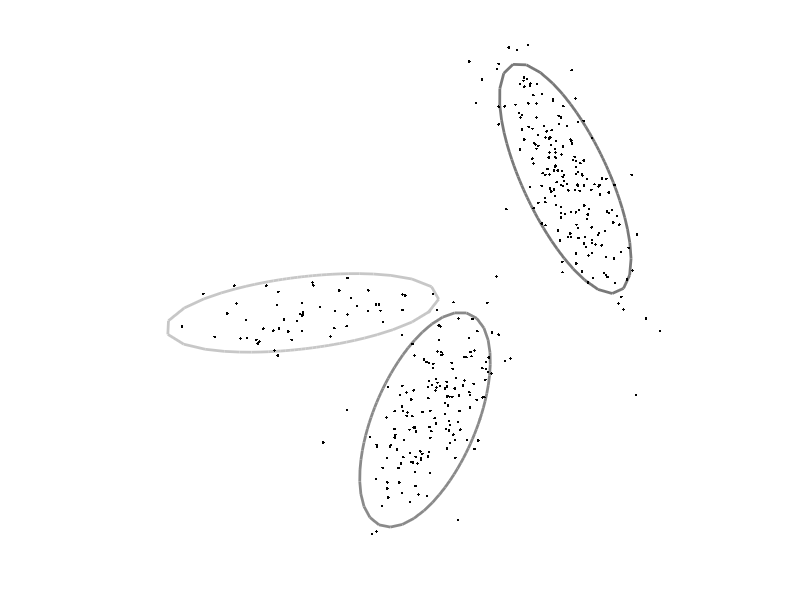
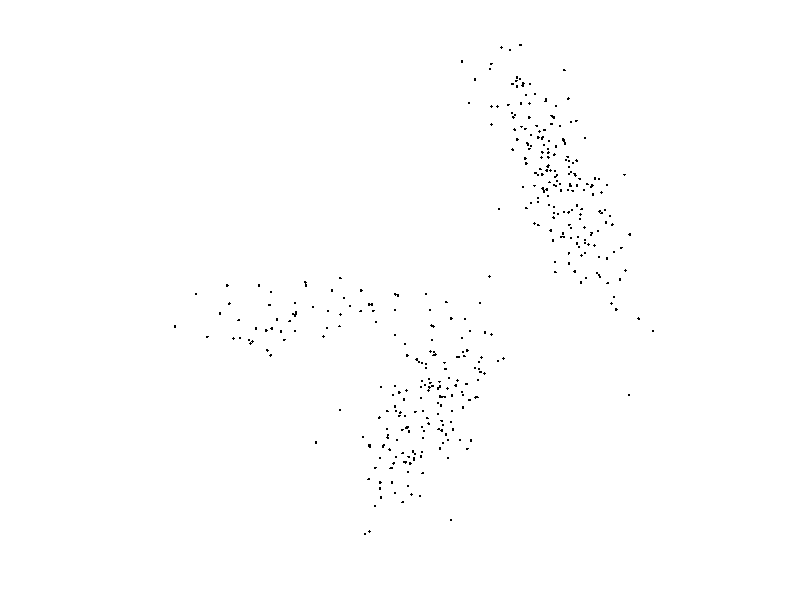

MATLAB code for these plots, in order:
function r = Speed_up_EM

%The goal of this practical is to generate some data from an n-Dimensional
%mixtures of Gaussians model, and subsequently to fit an
%n-dimensional mixtures of Gaussians model to it to recover the original
%parameters

%You should use this template for your code and fill in the missing 
%sections marked "TO DO"

%close all open plots
close all;
clc;
clear;
startTime = tic;
%define true parameters for mixture of k Gaussians
%we will represent the mixtures of Gaussians as a Matlab structure
%in d dimenisions, the mean field
%will be a dxk matrix and the cov field will be a dxdxk matrix.
mixGaussTrue.k = 3;
mixGaussTrue.d = 2;
mixGaussTrue.weight = [0.1309 0.3966 0.4725];
mixGaussTrue.mean(:,1) = [ 4.0491 ; 4.8597];
mixGaussTrue.mean(:,2) = [ 7.7578 ; 1.6335];
mixGaussTrue.mean(:,3) = [11.9945 ; 8.9206];
mixGaussTrue.cov(:,:,1) = [  4.2534    0.4791;  0.4791    0.3522];         %Cov of 1st Gaussian
mixGaussTrue.cov(:,:,2) = [  0.9729    0.8723;  0.8723    2.6317];         %Cov of 2nd Gaussian
mixGaussTrue.cov(:,:,3) = [  0.9886   -1.2244; -1.2244    3.0187];         %Cov of 3rd Gaussian

%define number of samples to generate
nData = 400;

%generate data from the mixture of Gaussians
%TO DO - fill in this routine (below)
data = mixGaussGen(mixGaussTrue,nData);

%draw data, true Gaussians
figure;
drawEMData2d(data,mixGaussTrue);
drawnow;


%define number of components to estimate
nGaussEst = 3;

%fit mixture of Gaussians
%TO DO fill in this routine (below)
figure;
mixGaussEst = fitMixGauss(data,nGaussEst);
toc(startTime);



%==========================================================================
%==========================================================================

%the goal of this function is to generate data from a k-dimensional
%mixtures of Gaussians structure.
function data = mixGaussGen(mixGauss,nData)

%create space for output data
data = zeros(mixGauss.d,nData);
%for each data point
for cData =1:1:nData
    %randomly choose Gaussian according to probability distributions
    h = sampleFromDiscrete(mixGauss.weight);
    %draw a sample from the appropriate Gaussian distribution
    %first sample from the covariance matrix (google how to do this - it
    %will involve the Matlab command 'chol').  Then add the mean vector
    %TO DO (f)- replace this
    data(:,cData) = mvnrnd(mixGauss.mean(:,h),mixGauss.cov(:,:,h));
    %data(:,cData) = mixGauss.cov(:,:,h)*randn(mixGauss.d,1) + mixGauss.mean(:,h);
end
    
%==========================================================================
%==========================================================================

function mixGaussEst = fitMixGauss(data,k)
        
[nDim, nData] = size(data);

%MAIN E-M ROUTINE 
%there are nData data points, and there is a hidden variable associated
%with each.  If the hidden variable is 0 this indicates that the data was
%generated by the first Gaussian.  If the hidden variable is 1 then this
%indicates that the hidden variable was generated by the second Gaussian
%etc.

postHidden = zeros(k, nData);      %%In one dimension it is called Responsibilities

%in the E-M algorithm, we calculate a complete posterior distribution over
%the (nData) hidden variables in the E-Step.  In the M-Step, we
%update the parameters of the Gaussians (mean, cov, w).  

%we will initialize the values to random values
mixGaussEst.d = nDim;
mixGaussEst.k = k;
mixGaussEst.weight = (1/k)*ones(1,k);
mixGaussEst.mean = 2*randn(nDim,k);
for cGauss =1:1:k
    mixGaussEst.cov(:,:,cGauss) = (0.5+1.5*rand(1))*eye(nDim,nDim);        %Diagonal Cov Matrix
end

%calculate current likelihood(Total Likelihood)
%TO DO - fill in this routine
logLike = getMixGaussLogLike(data,mixGaussEst);
fprintf('Log Likelihood Iter 0 : %4.3f\n',logLike);

nIter = 20;
for cIter = 1:1:nIter
    
  %E-step
  %MarginalEstep = zeros(1,nData);
  HiddenLike = HiddenLikeCal(mixGaussEst,data);
  HiddenJoint = zeros(mixGaussEst.k,nData);
  %Likelihood*Prior of h, comparing to MarginalEstep, I call it 'HiddenJoint'
  %(Don't take the name seriously, I'm a non-native speaker ^_^)
  for GaussianInd = 1:1:mixGaussEst.k
      HiddenJoint(GaussianInd,:) = HiddenLike(GaussianInd,:)*mixGaussEst.weight(GaussianInd);
  end
  %Our new 'MarginalEstep' is a Cool Matrix!
  MarginalEstep = repmat(sum(HiddenJoint,1),3,1);
  postHidden = HiddenJoint./MarginalEstep;
  
  %Maximization Step
  SumpostHidden = zeros(k,1);
  for indx = 1:1:k
       SumpostHidden(indx) = sum(postHidden(indx,:));
  end
  TotalpostHidden = sum(SumpostHidden);
  %for each constituent Gaussian
  for cGauss = 1:1:k 
       %TO DO (h):  Update weighting parameters mixGauss.weight based on the total
       %posterior probability associated with each Gaussian. Replace this:
       mixGaussEst.weight(cGauss) = SumpostHidden(cGauss)/TotalpostHidden; 
        
       %TO DO (i):  Update mean parameters mixGauss.mean by weighted average
       %where weights are given by posterior probability associated with
       %Gaussian.  Replace this:
       %Using Matrix Calculation, Solve mixGaussEst.mean(:,cGauss) quickly
       %Cooooooooooooool
       mixGaussEst.mean(:,cGauss) = (postHidden(cGauss,:)*data.').'/SumpostHidden(cGauss);
       %TO DO (j):  Update covarance parameter based on weighted average of
       %square distance from update mean, where weights are given by
       %posterior probability associated with Gaussian
       %Speed-up: Using Vector Calculation to replace for loop! Cooool!
       cData = 1:1:nData;
       postCalcuHidden = repmat(postHidden(cGauss,:),2,1);
       mixGaussEst.cov(:,:,cGauss) = (postCalcuHidden.*(data(:,cData)-mixGaussEst.mean(:,cGauss)*ones(1,nData)))*((data(:,cData)-mixGaussEst.mean(:,cGauss)*ones(1,nData)).')/SumpostHidden(cGauss);
   end
   
   %draw the new solution
   drawEMData2d(data,mixGaussEst);drawnow;

   %calculate the log likelihood
   logLike = getMixGaussLogLike(data,mixGaussEst);
   fprintf('Log Likelihood Iter %d : %4.3f\n',cIter,logLike);

end


%==========================================================================
%==========================================================================

%the goal of this routine is to calculate the log likelihood for the whole
%data set under a mixture of Gaussians model. We calculate the log as the
%likelihood will probably be a very small number that Matlab may not be
%able to represent.
%This is our new matrix operation Likelihood Function! Cooool!
function logLike = getMixGaussLogLike(data,mixGaussEst)
[nDim,nData] = size(data);   
cData = 1:1:nData;
cGaussian = (1:1:mixGaussEst.k).';
Weights = diag(diag(repmat(mixGaussEst.weight(cGaussian),3,1)));
HiddenLike = [];
for cGaussian = 1:1:mixGaussEst.k
      sigma = mixGaussEst.cov(:,:,cGaussian);
      mu = mixGaussEst.mean(:,cGaussian)*ones(1,400);
      ThisHiddenLike = (det(2*pi*sigma)^(-0.5))*exp(sum((-0.5*((data(:,cData)-mu)).*mldivide(sigma,(data(:,cData)-mu))),1));
      HiddenLike = [HiddenLike; ThisHiddenLike];
end
LoglikeMatrix = Weights*HiddenLike;
logLike = sum(log(sum(LoglikeMatrix,1)));


%==========================================================================
%==========================================================================

%The goal fo this routine is to draw the data in histogram form and plot
%the mixtures of Gaussian model on top of it.
function r = drawEMData2d(data,mixGauss)


set(gcf,'Color',[1 1 1]);
plot(data(1,:),data(2,:),'k.');

for cGauss = 1:1:mixGauss.k
    drawGaussianOutline(mixGauss.mean(:,cGauss),mixGauss.cov(:,:,cGauss),mixGauss.weight(cGauss));
    hold on;
end
plot(data(1,:),data(2,:),'k.');
axis square;axis equal;
axis off;
hold off;drawnow;

    


%=================================================================== 
%===================================================================

%draw 2DGaussian
function r= drawGaussianOutline(m,s,w)

hold on;
angleInc = 0.1;

c = [0.9*(1-w) 0.9*(1-w) 0.9*(1-w)];


for (cAngle = 0:angleInc:2*pi)
    angle1 = cAngle;
    angle2 = cAngle+angleInc;
    [x1, y1] = getGaussian2SD(m,s,angle1);
    [x2, y2] = getGaussian2SD(m,s,angle2);
    plot([x1 x2],[y1 y2],'k-','LineWidth',2,'Color',c);
end

%===================================================================
%===================================================================

%find position of in xy co-ordinates at 2SD out for a certain angle
function [x,y]= getGaussian2SD(m,s,angle1)

if (size(s,2)==1)
    s = diag(s);
end

vec = [cos(angle1) sin(angle1)];
factor = 4/(vec*inv(s)*vec');

x = cos(angle1) *sqrt(factor);
y = sin(angle1) *sqrt(factor);

x = x+m(1);
y = y+m(2);

%==========================================================================
%==========================================================================

%draws a random sample from a discrete probability distribution using a
%rejection sampling method
function r = sampleFromDiscrete(probDist)

nIndex = length(probDist);
while(1)
    %choose random index
    r = ceil(rand(1)*nIndex);
    %choose random height
    randHeight = rand(1);
    %if height is less than probability value at this point in the
    %histogram then select
    if (randHeight<probDist(r))
        break;
    end
end
%==========================================================================
%==========================================================================
function [HiddenLike] = HiddenLikeCalPrevious(mixGaussEst,data)
  [nDim, nData] = size(data);
  cData = 1:1:nData;
  HiddenLike1 = zeros(1,nData);
  HiddenLike2 = zeros(1,nData);
  HiddenLike3 = zeros(1,nData);
  sigma1 = mixGaussEst.cov(:,:,1);
  sigma2 = mixGaussEst.cov(:,:,2);
  sigma3 = mixGaussEst.cov(:,:,3);
  mu1 = mixGaussEst.mean(:,1)*ones(1,400);
  mu2 = mixGaussEst.mean(:,2)*ones(1,400);
  mu3 = mixGaussEst.mean(:,3)*ones(1,400);
  HiddenLike1 = (det(2*pi*sigma1)^(-0.5))*exp(sum((-0.5*((data(:,cData)-mu1)).*mldivide(sigma1,(data(:,cData)-mu1))),1));
  HiddenLike2 = (det(2*pi*sigma2)^(-0.5))*exp(sum(-0.5*((data(:,cData)-mu2)).*mldivide(sigma2,(data(:,cData)-mu2)),1));
  HiddenLike3 = (det(2*pi*sigma3)^(-0.5))*exp(sum(-0.5*((data(:,cData)-mu3)).*mldivide(sigma3,(data(:,cData)-mu3)),1));
  HiddenLike = [HiddenLike1;HiddenLike2;HiddenLike3];

function [HiddenLike] = HiddenLikeCal(mixGaussEst,data)
[nDim, nData] = size(data);
cData = 1:1:nData;
HiddenLike = [];
for cGaussian = 1:1:mixGaussEst.k
      sigma = mixGaussEst.cov(:,:,cGaussian);
      mu = mixGaussEst.mean(:,cGaussian)*ones(1,400);
      ThisHiddenLike = (det(2*pi*sigma)^(-0.5))*exp(sum((-0.5*((data(:,cData)-mu)).*mldivide(sigma,(data(:,cData)-mu))),1));
      HiddenLike = [HiddenLike; ThisHiddenLike];
end